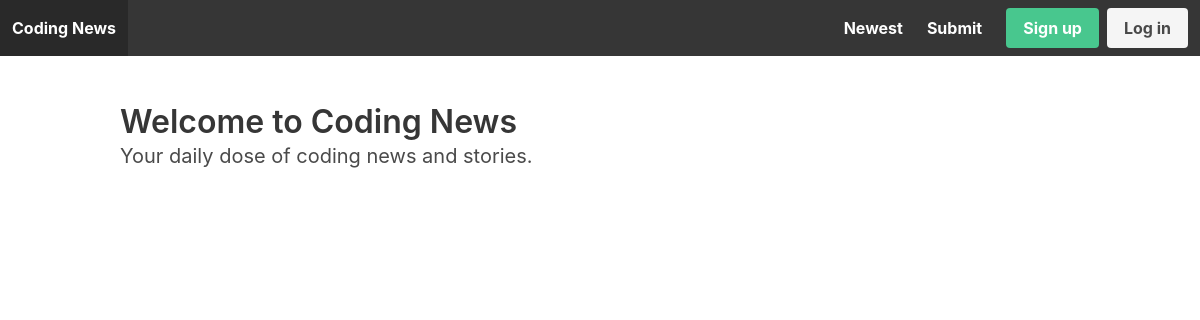
Before: / with the older database file.
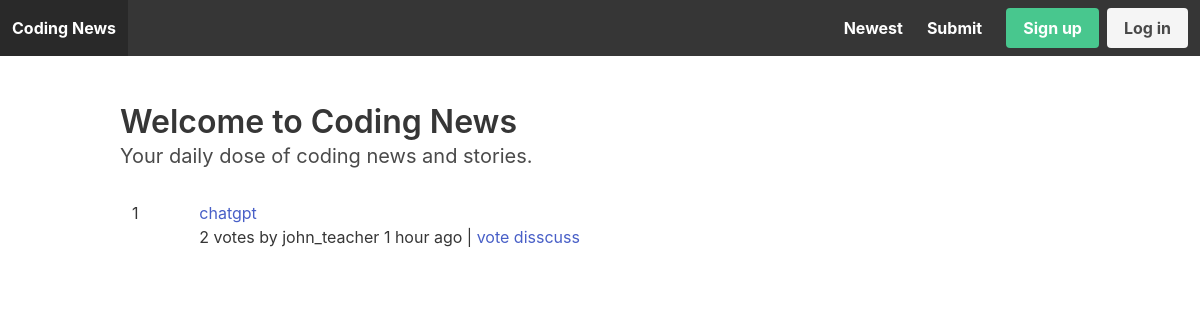
After: the same page with the newer database file.
### apps/story/models.py (models this page shows, shortened)
class Story(models.Model):
    title = models.CharField(max_length=200)
    url = models.URLField()
    number_of_votes = models.IntegerField(default=1)
    content = models.TextField()
    created_by = models.ForeignKey(User, related_name='stories', on_delete=models.CASCADE)
    created_at = models.DateTimeField(auto_now_add=True)
    updated_at = models.DateTimeField(auto_now=True)
    class Meta:
        ordering = ['-created_at']  # Order stories by creation date, newest first

### apps/story/views.py (the view)
# urls.py: path('', frontpage, name='frontpage'),
def frontpage(request):
    date_form = datetime.datetime.now() - datetime.timedelta(days=1)
    stories = Story.objects.filter(created_at__gte=date_form).order_by('-number_of_votes')[0:30]
    return render(request, 'story/frontpage.html', {'stories': stories})

### apps/story/templates/story/frontpage.html
{% extends 'core/base.html' %}
{% block content %}
  <div class="container">
    <div class="columns">
      <div class="column is-12">
        <h1 class="title">Welcome to Coding News</h1>
        <p class="subtitle">Your daily dose of coding news and stories.</p>
      </div>
    </div>
    <div class="columns">
      <div class="column is-12">
        <table class="table is-striped is-fullwidth">
          <tbody>
            {% for story in stories %}
              <tr>
                <td>{{ forloop.counter }}</td>
                <td>
                  <a href="{{ story.url }}" target="_blank">{{ story.title }}</a>
                    <p>{{ story.number_of_votes }} votes by {{ story.created_by.username }} {{ story.created_at|timesince }} ago |
                      {% if story.created_by != request.user %}<a href="{% url 'vote' story.id %}">vote</a>{% endif %}
                      <a href="{% url 'story' story.id %}">disscuss </a>
                    </p>
                </td>
              </tr>
            {% endfor %}
          </tbody>
      </div>
    </div>
{% endblock %}

Changed rows visible on the page:
added Story: title "chatgpt", number_of_votes "2", created_by.username "john_teacher", created_at "1 hour"
